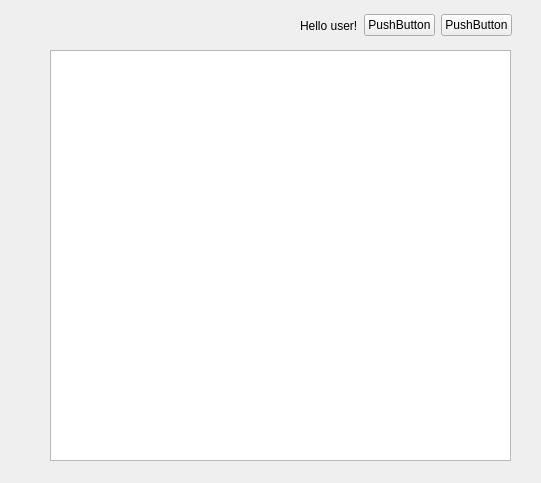
<?xml version="1.0" encoding="UTF-8"?>
<ui version="4.0">
 <class>MainWindow</class>
 <widget class="QMainWindow" name="MainWindow">
  <property name="geometry">
   <rect>
    <x>0</x>
    <y>0</y>
    <width>541</width>
    <height>483</height>
   </rect>
  </property>
  <property name="windowTitle">
   <string>MainWindow</string>
  </property>
  <widget class="QWidget" name="centralwidget">
   <widget class="QTableWidget" name="tableWidget">
    <property name="geometry">
     <rect>
      <x>50</x>
      <y>50</y>
      <width>461</width>
      <height>411</height>
     </rect>
    </property>
   </widget>
   <widget class="QWidget" name="horizontalLayoutWidget">
    <property name="geometry">
     <rect>
      <x>300</x>
      <y>10</y>
      <width>212</width>
      <height>31</height>
     </rect>
    </property>
    <layout class="QHBoxLayout" name="horizontalLayout">
     <item>
      <widget class="QLabel" name="label">
       <property name="text">
        <string>Hello user!</string>
       </property>
      </widget>
     </item>
     <item>
      <widget class="QPushButton" name="UserButton">
       <property name="text">
        <string>PushButton</string>
       </property>
      </widget>
     </item>
     <item>
      <widget class="QPushButton" name="ExitButton">
       <property name="text">
        <string>PushButton</string>
       </property>
      </widget>
     </item>
    </layout>
   </widget>
  </widget>
 </widget>
 <resources/>
 <connections/>
</ui>
